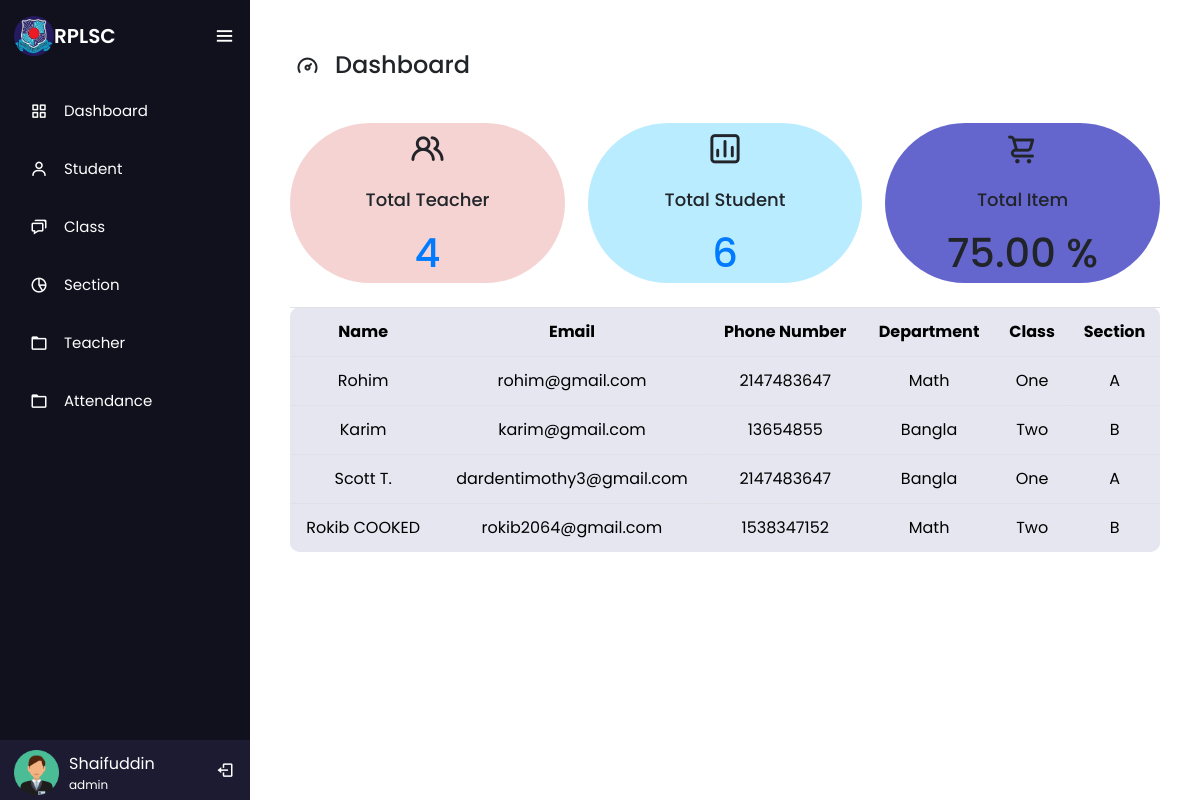
/dashboard.php (signed in), run on the app's committed database.
### tables this page shows
CREATE TABLE `employee` (
  `id` int(100) NOT NULL COMMENT 'ID',
  `name` varchar(100) NOT NULL COMMENT 'Name',
  `department_id` int(100) NOT NULL,
  `cid` int(11) NOT NULL,
  `sid` int(11) NOT NULL,
  `number` int(100) NOT NULL COMMENT 'Number',
  `email` varchar(100) NOT NULL COMMENT 'Email',
  `password` varchar(100) NOT NULL,
  `role` int(10) NOT NULL
);

CREATE TABLE `role` (
  `id` int(100) NOT NULL,
  `name` varchar(100) NOT NULL
);

CREATE TABLE `department` (
  `id` int(100) NOT NULL,
  `name` varchar(100) NOT NULL
);

CREATE TABLE `class` (
  `cid` int(100) NOT NULL,
  `cname` varchar(100) NOT NULL
);

CREATE TABLE `section` (
  `sid` int(11) NOT NULL,
  `sname` varchar(11) NOT NULL
);

### dashboard.php (the view, shortened to what this page needs)
<?php include 'nav.php';
$totalem = mysqli_num_rows(mysqli_query($conn, "SELECT * FROM `employee`"));
$totalem = $totalem - 1;
$totals = mysqli_num_rows(mysqli_query($conn, "SELECT * FROM `student`"));
$attquery = mysqli_query($conn, "SELECT *FROM `attendance`");
$atttotal = mysqli_num_rows($attquery);
$present = 0;
if ($atttotal != 0) {
    while ($attresult =  mysqli_fetch_assoc($attquery)) {
        if ($attresult['attendance_value'] == 1) {
            $present++;
        }
}
}
$attendance=number_format(($present/$atttotal)*100, 2);
?>
<div class="dash-content">
    <div class="overview">
        <div class="title">
            <i class="uil uil-tachometer-fast-alt"></i>
            <span class="text">Dashboard</span>
        </div>
        <div class="boxes">
            <div class="box box1">
                <i class="uil uil-users-alt"></i>
                <span class="text">Total Teacher</span>
                <a href="teacher.php"><span class="number"><?php echo "$totalem" ?></span></a>
            </div>
            <div class="box box2">
                <i class="uil uil-chart"></i>
                <span class="text">Total Student</span>
                <a href="student.php"><span class="number"><?php echo "$totals" ?></span></a>
            </div>
            <div class="box box3">
                <i class="uil uil-shopping-cart"></i>
                <span class="text">Total Item</span>
                <span class="number"><?php echo "$attendance" ?> %</span>
            </div>
        </div>
<br>
        <table class="table">
            <thread>
                <tr>
                    <th>Name</th>
                    <th>Email</th>
                    <th>Phone Number</th>
                    <th>Department</th>
                    <th>Class</th>
                    <th>Section</th>
                </tr>
            </thread>
            <?php
            $query = "select * from employee WHERE role='2'";
            $data = mysqli_query($conn, $query);
            $total = mysqli_num_rows($data);
            if ($total != 0) {
                while ($result = mysqli_fetch_assoc($data)) {
                    $did = $result['department_id'];
                    $department = mysqli_fetch_assoc(mysqli_query($conn, "SELECT * FROM `department` WHERE id='$did'"));
                    $cid = $result['cid'];
                    $class = mysqli_fetch_assoc(mysqli_query($conn, "SELECT * FROM `class` WHERE cid='$cid'"));
                    $sid = $result['sid'];
                    $section = mysqli_fetch_assoc(mysqli_query($conn, "SELECT * FROM `section` WHERE sid='$sid'"));
                    echo '
        <tr>
        <td>' . $result['name'] . '</td>
        <td>' . $result['email'] . '</td>
        <td>' . $result['number'] . '</td>
        <td>' . $department['name'] . '</td>
        <td>' . $class['cname'] . '</td>
        <td>' . $section['sname'] . '</td>
        </tr>';
                }
            } else {
                echo "NO records Found";
            };
            include 'footer.php';
            ?>
    <?php
    include 'footer.php';
    ?>

### nav.php (shortened to what this page needs)
<?php
$db = new dbObj();
$conn =  $db->getConnstring();
?>
<!DOCTYPE html>
<html lang="en" dir="ltr">
<head>
  <link rel="stylesheet" href="school.css" />
  <link rel="stylesheet" href="css/bootstrap.min.css">
  <link rel="stylesheet" href="https://unicons.iconscout.com/release/v4.0.0/css/line.css">
  <link href='https://unpkg.com/boxicons@2.0.7/css/boxicons.min.css' rel='stylesheet'>
  <link rel="stylesheet" href="https://cdnjs.cloudflare.com/ajax/libs/font-awesome/4.7.0/css/font-awesome.min.css">
  <link rel="stylesheet" href="//code.jquery.com/ui/1.13.2/themes/base/jquery-ui.css">
</head>
<body>
  <div class="sidebar open">
    <div class="logo-details">
      <img src="image/slogo.jpg" style="height: 40px; width:40px;   border-radius: 50%;" alt="profileImg" />
      <div class="logo_name">RPLSC</div>
      <i class="bx bx-menu" id="btn"></i>
    </div>
    <ul class="nav-list">
    <?php if (isset($_SESSION['admin'])) {
     echo '
     <li>
        <a href="dashboard.php">
          <i class="bx bx-grid-alt"></i>
          <span class="links_name">Dashboard</span>
        </a>
        <span class="tooltip">Dashboard</span>
      </li>
      <li>
        <a href="student.php">
          <i class="bx bx-user"></i>
          <span class="links_name">Student</span>
        </a>
        <span class="tooltip">Student</span>
      </li>
      <li>
        <a href="class.php">
          <i class="bx bx-chat"></i>
          <span class="links_name">Class</span>
        </a>
        <span class="tooltip">Class</span>
      </li>
      <li>
        <a href="section.php">
          <i class="bx bx-pie-chart-alt-2"></i>
          <span class="links_name">Section</span>
        </a>
        <span class="tooltip">Section</span>
      </li>
      <li>
        <a href="teacher.php">
          <i class="bx bx-folder"></i>
          <span class="links_name">Teacher</span>
        </a>
        <span class="tooltip">Teacher</span>
      </li>
      <li>
        <a href="adminrecord.php">
          <i class="bx bx-folder"></i>
          <span class="links_name">Attendance</span>
        </a>
        <span class="tooltip">Attendance</span>
      </li>'
      ;}?>
      <li class="profile" >
      <div class="profile-details">
          <img src="image/user.png" alt="profileImg" />
          <div class="name_job">
          <a href="profile.php" ><div style="background-color: #1D1B31; color:white;">
            <?php
            $query = mysqli_query($conn, "SELECT * FROM `employee` WHERE `id`='$_SESSION[eid]'");
            $fetch = mysqli_fetch_array($query);
          echo $fetch['name'];?>
          </div></a>
            <div class="job">
              <?php
              $query = mysqli_query($conn, "SELECT * FROM `employee` WHERE `id`='$_SESSION[eid]'");
              $fetch = mysqli_fetch_array($query);
              $role = $fetch["role"];
              $query = mysqli_query($conn, "SELECT * FROM `role` WHERE `id`='$role'");
              $fetch = mysqli_fetch_array($query);
              echo $fetch['name'];
              ?>
          </div>
          </div>
        </div>
        <a href="logout.php" id="log_out">
        <i class="bx bx-log-out" ></i>
        </a>
      </li>
    </ul>
  </div>
  <section class="home-section">

### school.css (style rules this page uses)
* { margin: 0; padding: 0; box-sizing: border-box; font-family: "Poppins" , sans-serif; }
.sidebar { position: fixed; left: 0; top: 0; height: 100%; width: 78px; background: #11101D; padding: 6px 14px; z-index: 99; transition: all 0.5s ease; }
.sidebar.open { width: 250px; }
.sidebar .logo-details { height: 60px; display: flex; align-items: center; position: relative; }
.sidebar .logo-details .logo_name { color: #fff; font-size: 20px; font-weight: 600; opacity: 0; transition: all 0.5s ease; }
.sidebar.open .logo-details .icon, .sidebar.open .logo-details .logo_name { opacity: 1; }
.sidebar .logo-details #btn { position: absolute; top: 50%; right: 0; transform: translateY(-50%); font-size: 22px; transition: all 0.4s ease; font-size: 23px; text-align: center; cursor: pointer; transition: all 0.5s ease; }
.sidebar.open .logo-details #btn { text-align: right; }
.sidebar i { color: #fff; height: 60px; min-width: 50px; font-size: 28px; text-align: center; line-height: 60px; }
.sidebar .nav-list { margin-top: 20px; height: 100%; }
.sidebar li { position: relative; margin: 8px 0; list-style: none; }
.sidebar li a { display: flex; height: 100%; width: 100%; border-radius: 12px; align-items: center; text-decoration: none; transition: all 0.4s ease; background: #11101D; }
.sidebar li a .links_name { color: #fff; font-size: 15px; font-weight: 400; white-space: nowrap; opacity: 0; pointer-events: none; transition: 0.4s; }
.sidebar.open li a .links_name { opacity: 1; pointer-events: auto; }
.sidebar li i { height: 50px; line-height: 50px; font-size: 18px; border-radius: 12px; }
.sidebar li.profile { position: fixed; height: 60px; width: 78px; left: 0; bottom: -8px; padding: 10px 14px; background: #1d1b31; transition: all 0.5s ease; overflow: hidden; }
.sidebar.open li.profile { width: 250px; }
.sidebar li .profile-details { display: flex; align-items: center; flex-wrap: nowrap; }
.sidebar li img { height: 45px; width: 45px; object-fit: cover; border-radius: 6px; margin-right: 10px; }
.sidebar li.profile .name, .sidebar li.profile .job { font-size: 15px; font-weight: 400; color: #fff; white-space: nowrap; }
.sidebar li.profile .job { font-size: 12px; }
.sidebar .profile #log_out { position: absolute; top: 50%; right: 0; transform: translateY(-50%); background: #1d1b31; width: 100%; height: 60px; line-height: 60px; border-radius: 0px; transition: all 0.5s ease; }
.sidebar.open .profile #log_out { width: 50px; background: none; }
.home-section { position: relative; min-height: 100vh; top: 0; left: 78px; width: calc(100% - 78px); transition: all 0.5s ease; z-index: 2; padding: 0px 40px 0px 40px; }
.sidebar.open ~ .home-section { left: 250px; width: calc(100% - 250px); }
.home-section .text { display: inline-block; color: #11101d; font-size: 25px; font-weight: 500; margin: 10px }
.table,th,td { background-color: #e5e6f0; color: #000000 !important; text-align: center; border-radius: 10px; }
.dash-content .title { display: flex; align-items: center; margin: 10px 0 30px 0; }
.dash-content .title i { position: relative; height: 35px; width: 35px; background-color: var(--primary-color); border-radius: 6px; color: var(--title-icon-color); display: flex; align-items: center; justify-content: center; font-size: 24px; }
.dash-content .title .text { font-size: 24px; font-weight: 500; color: var(--text-color); margin-left: 10px; }
.dash-content .boxes { display: flex; align-items: center; justify-content: space-between; flex-wrap: wrap; }
.dash-content .boxes .box { display: flex; flex-direction: column; align-items: center; border-radius: 100px; width: calc(100% / 3 - 15px); background-color: var(--box2-color); transition: var(--tran-05); }
.boxes .box i { font-size: 35px; color: var(--text-color); }
.boxes .box .text { white-space: nowrap; font-size: 18px; font-weight: 500; color: var(--text-color); }
.boxes .box .number { font-size: 40px; font-weight: 500; color: var(--text-color); }
.boxes .box.box1 { background-color: rgba(221, 109, 109, 0.3); }
.boxes .box.box2 { background-color: rgba(28, 191, 255, 0.3); }
.boxes .box.box3 { background-color: rgba(21, 24, 179, 0.658); }

### data on the page
employee: name "Shaifuddin"
role: name "admin"
employee: name "Rohim", email "rohim@gmail.com", number "2147483647", department.name "Math", cid.cname "One", sid.sname "A"
employee: name "Karim", email "karim@gmail.com", number "13654855", department.name "Bangla", cid.cname "Two", sid.sname "B"
employee: name "Scott T.", email "dardentimothy3@gmail.com", number "2147483647", department.name "Bangla", cid.cname "One", sid.sname "A"
employee: name "Rokib COOKED", email "rokib2064@gmail.com", number "1538347152", department.name "Math", cid.cname "Two", sid.sname "B"

### other printed values
$totalem "4"
$totals "6"
$attendance "75.00"
